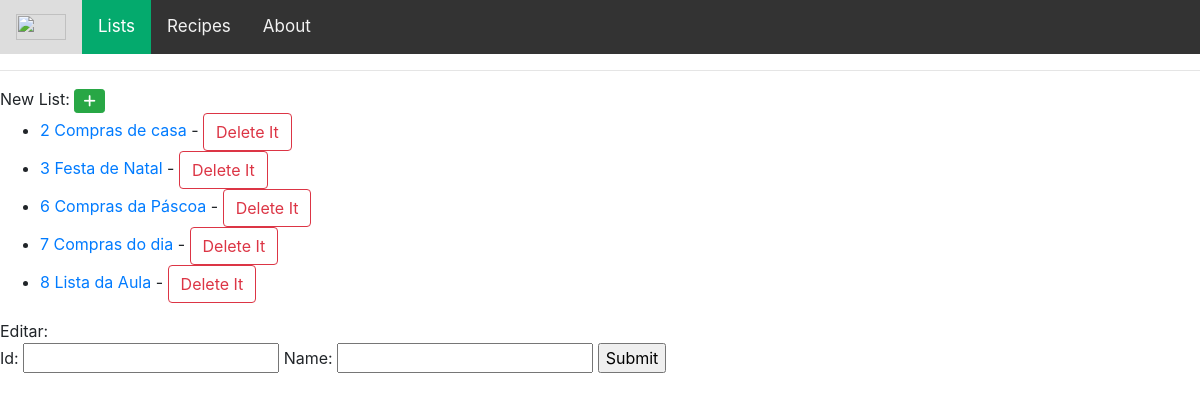
Page /lists/ on the committed database.
### List/models.py (models this page shows, shortened)
class List(models.Model):
    name = models.CharField(max_length=50)

### List/views.py (the view)
# urls.py: path('lists/', views.lists, name='lists'),
def lists(request):
    lists = List.objects.all
    context = {
        'lists': lists,
    }
    return render(request, 'lists.html', context)

### List/templates/lists.html (shortened to what this page needs)
{% extends 'main.html' %}
{% block content %}
New List: <button class="btn btn-success btn-sm" data-toggle="modal" data-target="#ModalList" onclick="showModal()"><i class="fa fa-plus"></i></button>
<ul>
    {% for list in lists %}
        <li> <a href="{% url 'show_list' pk=list.id %}">{{list.id}} {{list.name}} </a> -
            <a class="btn btn-outline-danger" href="{% url 'delete_list' pk=list.id %}">Delete It</a>
        </li>
    {% endfor %}
    </ul>
Editar:
<form action="/edit_list/" method="post">
    <label for="id"> Id:</label>
    <input id="id" type="text" name="id" value="">
    <label for="name"> Name:</label>
    <input id="name" type="text" name="name" value="">
    <input type="submit" value="Submit">
</form>
{% endblock content %}

### rows in the picture
List: id "2", name "Compras de casa"
List: id "3", name "Festa de Natal"
List: id "6", name "Compras da Páscoa"
List: id "7", name "Compras do dia"
List: id "8", name "Lista da Aula"
